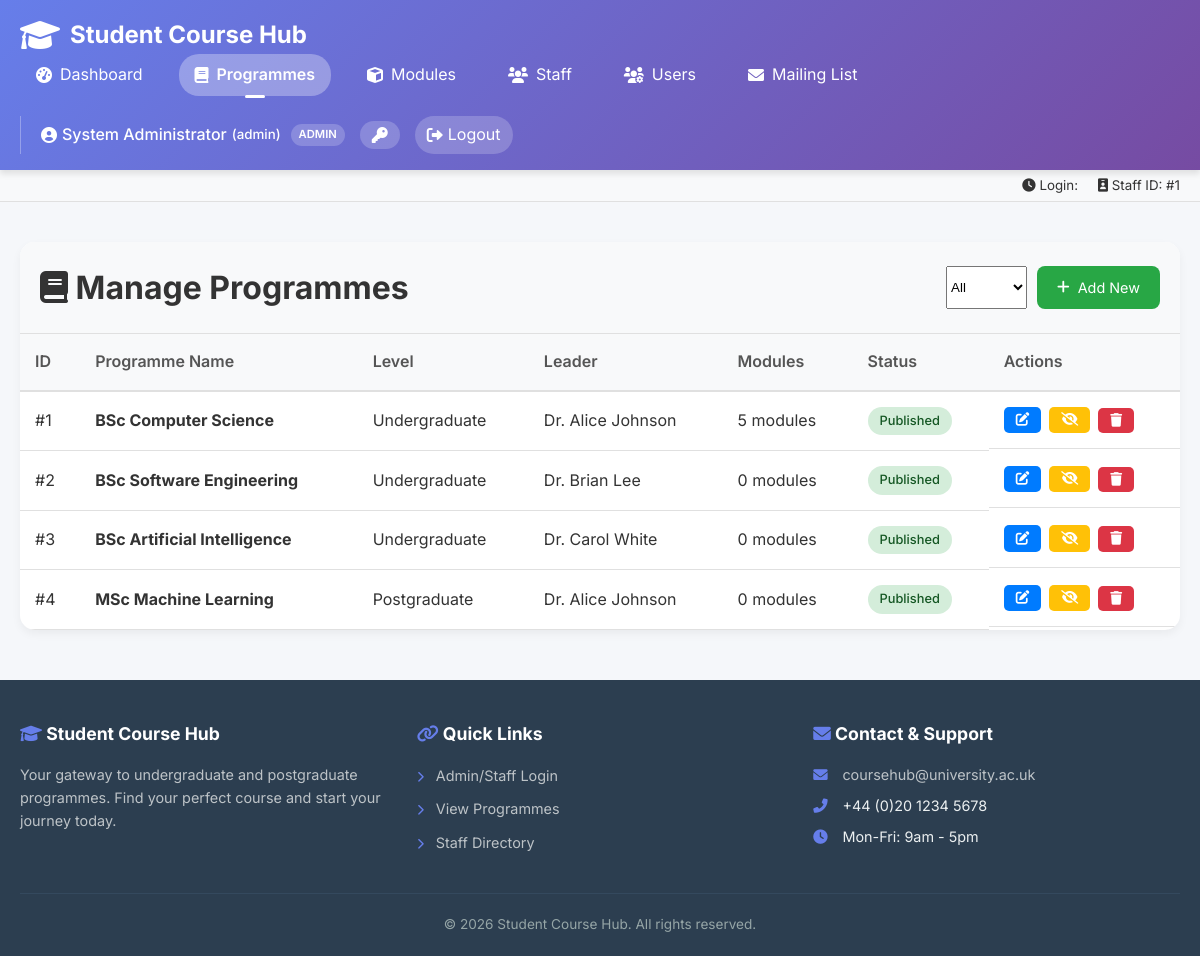
Screenshot of /admin/programmes.php (signed in) with the database file from the repository.
### tables this page shows
CREATE TABLE Programmes (
    ProgrammeID INT PRIMARY KEY AUTO_INCREMENT,
    ProgrammeName VARCHAR(150) NOT NULL,
    LevelID INT,
    ProgrammeLeaderID INT,
    Description TEXT,
    Image VARCHAR(255),
    ImageAlt TEXT,
    Status ENUM('published','draft') DEFAULT 'draft',
    CreatedAt TIMESTAMP DEFAULT CURRENT_TIMESTAMP,
    UpdatedAt TIMESTAMP DEFAULT CURRENT_TIMESTAMP ON UPDATE CURRENT_TIMESTAMP,
    FOREIGN KEY (LevelID) REFERENCES Levels(LevelID),
    FOREIGN KEY (ProgrammeLeaderID) REFERENCES Staff(StaffID)
);

CREATE TABLE Levels (
    LevelID INT PRIMARY KEY,
    LevelName VARCHAR(50) NOT NULL
);

CREATE TABLE Staff (
    StaffID INT PRIMARY KEY,
    Name VARCHAR(100) NOT NULL,
    Title VARCHAR(100),
    Bio TEXT,
    Department VARCHAR(100),
    Photo VARCHAR(255),
    Email VARCHAR(100)
);

### admin/programmes.php (the view, shortened to what this page needs)
<?php
include '../includes/header.php';
$filter = isset($_GET['filter']) ? $_GET['filter'] : 'all';
$where = "";
$query = "SELECT p.*, l.LevelName,
                 (SELECT COUNT(*) FROM ProgrammeModules WHERE ProgrammeID = p.ProgrammeID) as module_count
          FROM Programmes p
          LEFT JOIN Levels l ON p.LevelID = l.LevelID
          $where
          ORDER BY p.CreatedAt DESC";
$result = mysqli_query($conn, $query);
?>
<div class="table-container">
    <div class="table-header">
        <h1><i class="fas fa-book"></i> Manage Programmes</h1>
        <div style="display: flex; gap: 10px;">
            <select onchange="window.location.href='?filter='+this.value" class="filter-select">
                <option value="all" <?php echo $filter == 'all' ? 'selected' : ''; ?>>All</option>
            </select>
            <a href="<?php echo BASE_PATH; ?>admin/edit-programme.php" class="add-btn">
                <i class="fas fa-plus"></i> Add New
            </a>
        </div>
    </div>
    <div class="table-responsive">
        <table>
            <thead>
                <tr>
                    <th>ID</th>
                    <th>Programme Name</th>
                    <th>Level</th>
                    <th>Leader</th>
                    <th>Modules</th>
                    <th>Status</th>
                    <th>Actions</th>
                </tr>
            </thead>
            <tbody>
                <?php while ($row = mysqli_fetch_assoc($result)):
                    $leader_name = 'Not Assigned';
                    if ($row['ProgrammeLeaderID']) {
                        $leader_query = "SELECT Name FROM Staff WHERE StaffID = " . $row['ProgrammeLeaderID'];
                        $leader_result = mysqli_query($conn, $leader_query);
                        if ($leader_result && mysqli_num_rows($leader_result) > 0) {
                            $leader = mysqli_fetch_assoc($leader_result);
                            $leader_name = $leader['Name'];
                        }
                    }
                ?>
                <tr>
                    <td>#<?php echo $row['ProgrammeID']; ?></td>
                    <td><strong><?php echo htmlspecialchars($row['ProgrammeName']); ?></strong></td>
                    <td><?php echo htmlspecialchars($row['LevelName']); ?></td>
                    <td><?php echo htmlspecialchars($leader_name); ?></td>
                    <td><?php echo $row['module_count']; ?> modules</td>
                    <td>
                        <span class="status-badge status-<?php echo strtolower($row['Status'] ?? 'draft'); ?>">
                            <?php echo ucfirst($row['Status'] ?? 'Draft'); ?>
                        </span>
                    </td>
                    <td class="action-btns">
                        <a href="<?php echo BASE_PATH; ?>admin/edit-programme.php?id=<?php echo $row['ProgrammeID']; ?>" class="edit-btn" title="Edit">
                            <i class="fas fa-edit"></i>
                        </a>
                        <a href="<?php echo BASE_PATH; ?>admin/programmes.php?toggle=1&id=<?php echo $row['ProgrammeID']; ?>"
                           class="edit-btn" style="background: #ffc107;" title="Toggle Status">
                            <i class="fas fa-<?php echo $row['Status'] == 'published' ? 'eye-slash' : 'eye'; ?>"></i>
                        </a>
                        <form method="POST" action="" style="display: inline;">
                            <button type="submit" class="delete-btn" onclick="return confirm('Delete this programme?')" title="Delete">
                                <i class="fas fa-trash"></i>
                            </button>
                        </form>
                    </td>
                </tr>
                <?php endwhile; ?>
            </tbody>
        </table>
    </div>
</div>
<?php include '../includes/footer.php'; ?>

### css/admin_style.css (style rules this page uses)
* { margin: 0; padding: 0; box-sizing: border-box; }
body { font-family: 'Inter', sans-serif; background: #f5f7fa; color: #333; line-height: 1.6; }
.table-container { background: white; border-radius: 15px; overflow: hidden; box-shadow: 0 4px 10px rgba(0,0,0,0.05); margin-bottom: 30px; }
.table-header { padding: 20px; background: #f8f9fa; border-bottom: 1px solid #e0e0e0; display: flex; justify-content: space-between; align-items: center; flex-wrap: wrap; gap: 15px; }
.table-responsive { overflow-x: auto; -webkit-overflow-scrolling: touch; }
table { width: 100%; border-collapse: collapse; }
th { background: #f8f9fa; padding: 15px; text-align: left; font-weight: 600; color: #555; border-bottom: 2px solid #e0e0e0; }
td { padding: 15px; border-bottom: 1px solid #e0e0e0; vertical-align: middle; }
.add-btn { background: #28a745; color: white; border: none; padding: 10px 20px; border-radius: 8px; cursor: pointer; font-size: 0.9rem; display: inline-flex; align-items: center; gap: 8px; text-decoration: none; transition: all 0.3s ease; }
.action-btns { display: flex; gap: 8px; flex-wrap: wrap; }
.edit-btn, .delete-btn, .view-btn { padding: 6px 12px; border: none; border-radius: 5px; cursor: pointer; font-size: 0.85rem; transition: all 0.2s ease; text-decoration: none; display: inline-flex; align-items: center; gap: 5px; }
.edit-btn { background: #007bff; color: white; }
.delete-btn { background: #dc3545; color: white; }
.status-badge { display: inline-block; padding: 4px 12px; border-radius: 20px; font-size: 0.8rem; font-weight: 500; }
.status-published, .status-active { background: #d4edda; color: #155724; }

### rows the page displays
programmes: ProgrammeID "1", ProgrammeName "BSc Computer Science", LevelID.LevelName "Undergraduate", ProgrammeLeaderID.Name "Dr. Alice Johnson", module_count "5", Status "Published"
programmes: ProgrammeID "2", ProgrammeName "BSc Software Engineering", LevelID.LevelName "Undergraduate", ProgrammeLeaderID.Name "Dr. Brian Lee", module_count "0", Status "Published"
programmes: ProgrammeID "3", ProgrammeName "BSc Artificial Intelligence", LevelID.LevelName "Undergraduate", ProgrammeLeaderID.Name "Dr. Carol White", module_count "0", Status "Published"
programmes: ProgrammeID "4", ProgrammeName "MSc Machine Learning", LevelID.LevelName "Postgraduate", ProgrammeLeaderID.Name "Dr. Alice Johnson", module_count "0", Status "Published"

### other values shown
$current_user_name "System Administrator"
$staff_name "admin"
$current_user_role "ADMIN"
$staff_id "1"
